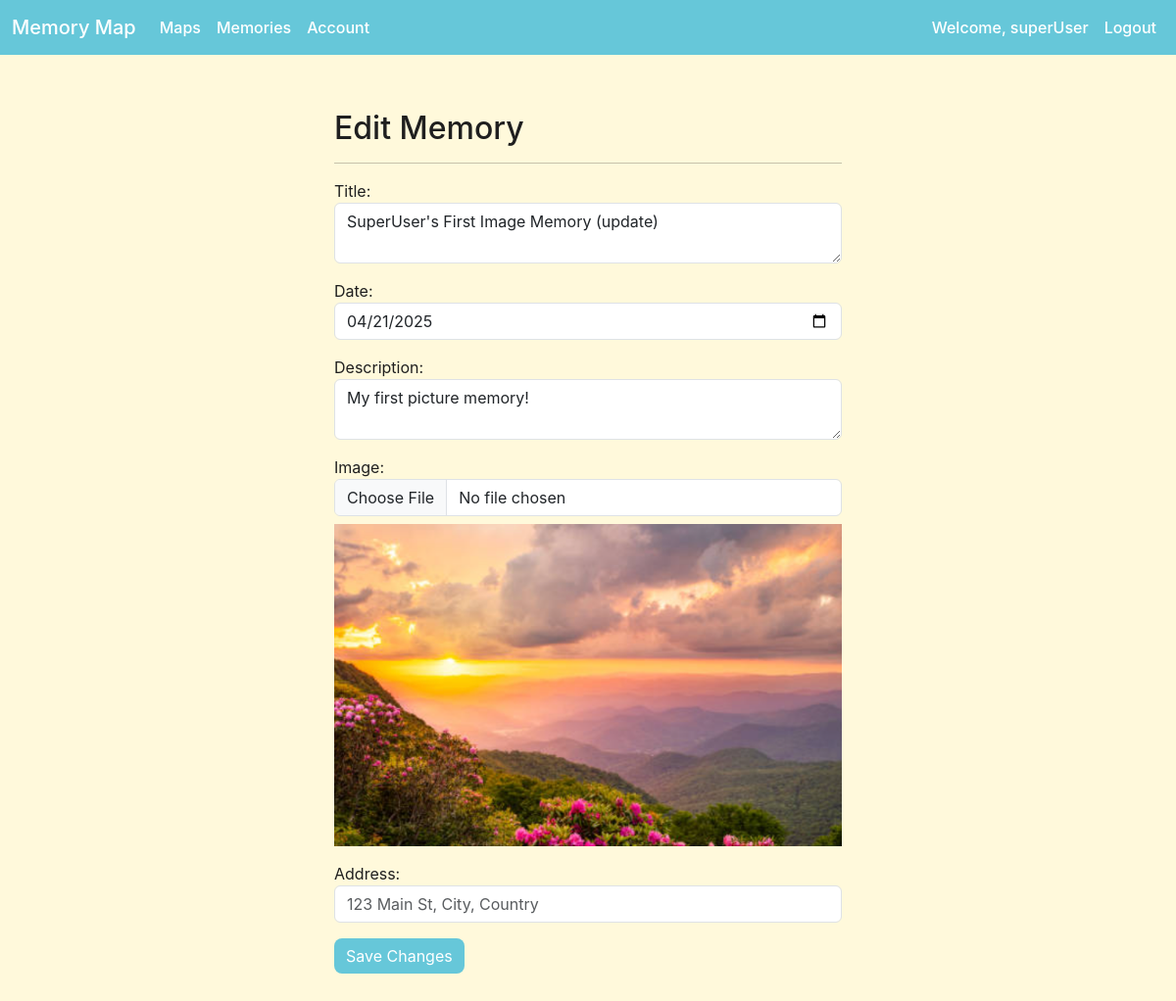
The page /memories/2/edit/ (signed in) on the database its author committed.
### accounts/models.py (models this page shows, shortened)
class CustomUser(AbstractUser):
    securityQ1 = models.CharField(max_length=250)
    securityQ2 = models.CharField(max_length=250)
    securityA1 = models.CharField(max_length=250)
    securityA2 = models.CharField(max_length=250)
    business = models.BooleanField(default=False)

### memories/models.py (models this page shows, shortened)
class Memory(models.Model):
    id = models.AutoField(primary_key=True)
    title = models.CharField(max_length=255)
    date = models.DateField()
    description = models.TextField()
    latitude = models.FloatField(default=0.0)
    longitude = models.FloatField(default=0.0)
    is_public = models.BooleanField(default=False)
    business_label = models.CharField(max_length=255, blank=True)
    image = models.ImageField(upload_to='memory_images/', default='memory_images/memory.jpg')
    owner = models.ForeignKey(settings.AUTH_USER_MODEL, on_delete=models.CASCADE, null=True)

### memories/views.py (the view, shortened to what this page needs)
# urls.py: path('<int:id>/edit/',
@login_required
def edit(request, id):
    memory = get_object_or_404(Memory, id=id, owner=request.user)
    template_data = {
        'title': f"Edit {memory.title}",
        'memory': memory
    }
    return render(request, 'memories/edit.html', {'template_data': template_data})

### memories/templates/memories/edit.html (shortened to what this page needs)
{% extends 'base.html' %}
{% block content %}
<div class="p-3">
    <div class="container">
      <div class="row mt-3">
        <div class="col-md-6 mx-auto mb-3">
            <h2>Edit Memory</h2>
            <hr />
            <form method="POST" enctype="multipart/form-data" onsubmit="return geocodeAddress(event);">
                <p>
                  <label for="title">Title:</label>
                  <textarea name="title" required class="form-control">{{ template_data.memory.title }}</textarea>
                </p>
                <p>
                    <label for="date">Date:</label>
                    <input type="date" name="date" required class="form-control" value="{{ template_data.memory.date | date:'Y-m-d' }}">
                </p>
                <p>
                    <label for="description">Description:</label>
                    <textarea name="description" required class="form-control" id="description">{{ template_data.memory.description }}</textarea>
                </p>
                <p>
                    <label for="image">Image:</label>
                    <input type="file" name="image" class="form-control" id="image" accept="image/*" />
                    {% if template_data.memory.image %}
                        <img src="{{ template_data.memory.image.url }}" class="img-fluid mt-2" />
                    {% endif %}
                </p>
                <p>
                  <label for="address">Address:</label>
                  <input type="text" name="address" class="form-control" id="address" placeholder="123 Main St, City, Country" />
                </p>
                <p>
                <div class="text-start">
                  <button type="submit" class="btn bg-dark text-white">Save Changes</button>
                </div>
            </form>
        </div>
      </div>
    </div>
</div>
{% endblock content %}

### templates/base.html (shortened to what this page needs)
<!DOCTYPE html>
<html lang="en">
<head>
    {% load static %}
    <link href="https://cdn.jsdelivr.net/npm/bootstrap@5.3.0/dist/css/bootstrap.min.css" rel="stylesheet">
    <link rel="stylesheet" href="{% static 'css/base.css' %}">
</head>
<body>
    <nav class="navbar navbar-expand-lg navbar-light bg-light">
        <div class="container-fluid">
            <a class="navbar-brand" href="{% url 'home.index' %}">Memory Map</a>
            <div class="collapse navbar-collapse" id="navbarNav">
                <ul class="navbar-nav me-auto">
                    <li class="nav-item">
                        <a class="nav-link" href="{% url 'maps' %}">Maps</a>
                    </li>
                    <li class="nav-item">
                        <a class="nav-link" href="{% url 'memories' %}">Memories</a>
                    </li>
                    {% if user.is_authenticated %}
                    <li class="nav-item">
                        <a class="nav-link" href="{% url 'accounts:account' %}">Account</a>
                    </li>
                    {% endif %}
                </ul>
                <ul class="navbar-nav ms-auto">
                    {% if user.is_authenticated %}
                    <li class="nav-item">
                        <span class="nav-link disabled">
  Welcome, {{ user.username }}{% if user.business %} (Business){% endif %}
</span>
                    </li>
                    <li class="nav-item">
                        <a class="nav-link" href="{% url 'accounts:logout' %}">Logout</a>
                    </li>
                    {% endif %}
                </ul>
            </div>
        </div>
    </nav>
    <div class="container mt-4">
        {% block content %}{% endblock %}
    </div>
</body>
</html>

### static/css/base.css (style rules this page uses)
body { font-family: 'Inter', sans-serif; background-color: #FFF9DB; color: #1f1f1f; margin: 0; padding: 0; }
a { text-decoration: none; }
.navbar { background-color: #66C7D9 !important; }
.navbar-brand, .nav-link { color: white !important; font-weight: 500; }
.btn { border-radius: 8px; }
.btn.bg-dark { background-color: #66C7D9 !important; border: none; }

### rows shown on the page
CustomUser: username "superUser"
Memory: title "SuperUser's First Image Memory (update)", date "04/21/2025", description "My first picture memory!", memory.image (picture)
